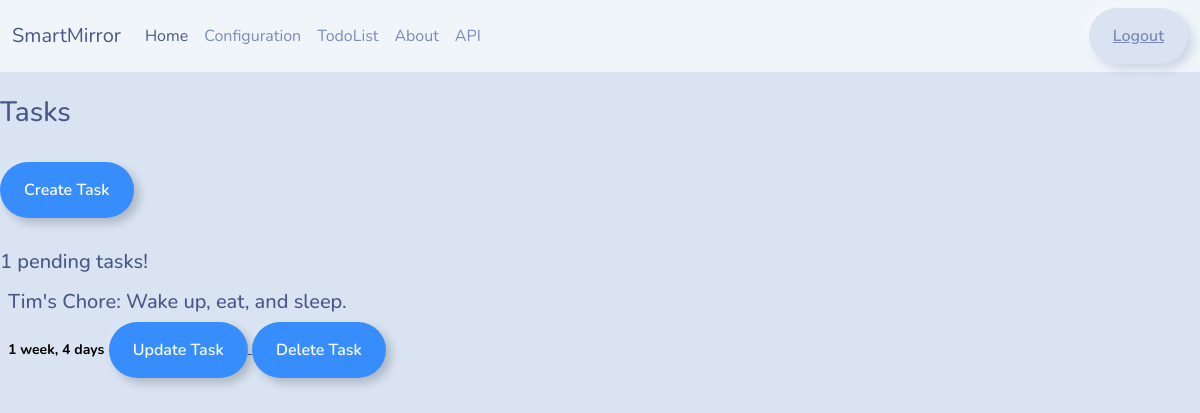
The page /tasks/2/ (signed in) on the database its author committed.
### base/models.py (models this page shows, shortened)
class Task(models.Model):
    user = models.ForeignKey(User, on_delete=models.SET_NULL, null=True)
    topic = models.CharField(max_length=200, null=False)
    description = models.TextField(null=True)
    updated = models.DateTimeField(auto_now=True)
    created = models.DateTimeField(auto_now_add=True)

### base/views.py (the view)
# urls.py: path("tasks/<str:pk>/", views.getTasks),
@login_required(login_url="login")
def tasks(request, pk):
    user = User.objects.get(id=pk)
    tasks = user.task_set.all()
    context = {"tasks": tasks}
    return render(request, "base/tasks.html", context)

### base/templates/base/tasks.html (shortened to what this page needs)
{% extends 'main.html' %} {% block content %}
<br />
<div>
    <div>
        <h3>Tasks</h3>
        <a href="{% url 'create-task' %}">
            <button type="button" class="btn btn-outline-primary">
                Create Task
            </button>
        </a>
        <h5>{{tasks.count}} pending tasks!</h5>
        <div>
            <table class="table table-hover">
                <tbody>
                    {% for task in tasks %}
                    <tr>
                        <th scope="row">
                            <h5>{{ task.topic }}: {{ task.description }}</h5>
                            <small>{{ task.created|timesince }}</small>
                            <a href="{% url 'update-task' task.id%}">
                                <button
                                    type="button"
                                    class="btn btn-outline-primary"
                                >
                                    Update Task
                                </button>
                            </a>
                            <a href="{% url 'delete-task' task.id%}">
                                <button
                                    type="button"
                                    class="btn btn-outline-primary"
                                >
                                    Delete Task
                                </button>
                            </a>
                        </th>
                        {% endfor %}
                    </tr>
                </tbody>
            </table>
        </div>
    </div>
</div>
{% endblock content %}

### rows shown on the page
Task: topic "Tim's Chore", description "Wake up, eat, and sleep.", created "1 week, 4 days"

### other values the page prints
{{ tasks.count }} "1"
